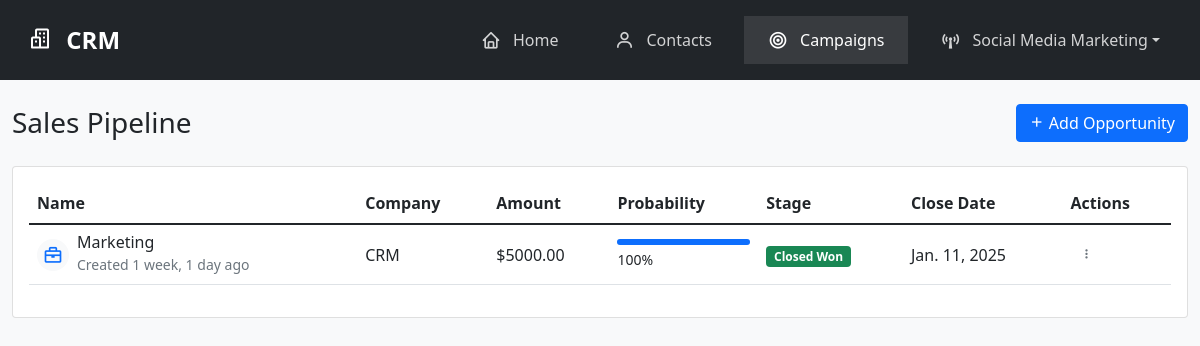
The app's page /campaigns/2/opportunities/ with its own data.
### core/models.py (models this page shows, shortened)
class Opportunity(models.Model):
    STAGES = [
        ('prospecting', 'Prospecting'),
        ('qualification', 'Qualification'),
        ('needs-analysis', 'Needs Analysis'),
        ('proposal', 'Proposal'),
        ('negotiation', 'Negotiation'),
        ('closed-won', 'Closed Won'),
        ('closed-lost', 'Closed Lost'),
    ]
    campaign = models.ForeignKey(Campaign, on_delete=models.CASCADE, related_name='opportunities')
    name = models.CharField(max_length=200)
    company = models.CharField(max_length=200)
    amount = models.DecimalField(max_digits=10, decimal_places=2)
    probability = models.IntegerField(validators=[MinValueValidator(0), MaxValueValidator(100)])
    stage = models.CharField(max_length=50, choices=STAGES)
    close_date = models.DateField()
    description = models.TextField(blank=True, default='')
    created_at = models.DateTimeField(auto_now_add=True)
    updated_at = models.DateTimeField(auto_now=True)
    class Meta:
        ordering = ['-created_at']
        verbose_name_plural = 'Opportunities'

### core/views.py (the view)
# urls.py: path('campaigns/<int:campaign_id>/opportunities/', views.OpportunityListView.as_view(), name='opportunity_list'),
class OpportunityListView(ListView):
    model = Opportunity
    template_name = 'core/opportunity_list.html'
    context_object_name = 'opportunities'
    def get_queryset(self):
        campaign_id = self.kwargs.get('campaign_id')
        return Opportunity.objects.filter(campaign_id=campaign_id)
    def get_context_data(self, **kwargs):
        context = super().get_context_data(**kwargs)
        context['campaign'] = get_object_or_404(Campaign, pk=self.kwargs.get('campaign_id'))
        context['form'] = OpportunityForm()
        return context

### core/templates/core/opportunity_list.html (shortened to what this page needs)
{% extends 'core/base.html' %}
{% load static %}
{% block content %}
<div class="container-fluid py-4">
    <div class="d-flex justify-content-between align-items-center mb-4">
        <h1 class="h3 mb-0">Sales Pipeline</h1>
        <button type="button" class="btn btn-primary" data-bs-toggle="modal" data-bs-target="#addOpportunityModal">
            <i class="bx bx-plus"></i> Add Opportunity
        </button>
    </div>
    <div class="card">
        <div class="card-body">
            <div class="table-responsive">
                <table class="table table-hover align-middle">
                    <thead>
                        <tr>
                            <th>Name</th>
                            <th>Company</th>
                            <th>Amount</th>
                            <th>Probability</th>
                            <th>Stage</th>
                            <th>Close Date</th>
                            <th>Actions</th>
                        </tr>
                    </thead>
                    <tbody>
                        {% for opportunity in opportunities %}
                        <tr>
                            <td>
                                <div class="d-flex align-items-center">
                                    <div class="avatar-sm bg-light rounded-circle me-2">
                                        <i class="bx bx-briefcase text-primary"></i>
                                    </div>
                                    <div>
                                        <h6 class="mb-0">{{ opportunity.name }}</h6>
                                        <small class="text-muted">Created {{ opportunity.created_at|timesince }} ago</small>
                                    </div>
                                </div>
                            </td>
                            <td>{{ opportunity.company }}</td>
                            <td>${{ opportunity.amount }}</td>
                            <td>
                                <div class="progress" style="height: 6px;">
                                    <div class="progress-bar" role="progressbar" style="width: {{ opportunity.probability }}%;"
                                        aria-valuenow="{{ opportunity.probability }}" aria-valuemin="0" aria-valuemax="100">
                                    </div>
                                </div>
                                <small class="mt-1 d-block">{{ opportunity.probability }}%</small>
                            </td>
                            <td>
                                {% if opportunity.stage == 'closed-won' %}
                                <span class="badge bg-success">Closed Won</span>
                                {% elif opportunity.stage == 'closed-lost' %}
                                <span class="badge bg-danger">Closed Lost</span>
                                {% else %}
                                <span class="badge bg-primary">{{ opportunity.stage|title }}</span>
                                {% endif %}
                            </td>
                            <td>{{ opportunity.close_date }}</td>
                            <td>
                                <div class="dropdown">
                                    <button class="btn btn-sm btn-icon" type="button" data-bs-toggle="dropdown">
                                        <i class="bx bx-dots-vertical-rounded"></i>
                                    </button>
                                </div>
                            </td>
                        </tr>
                        {% endfor %}
                    </tbody>
                </table>
            </div>
        </div>
    </div>
</div>
{% endblock %}

### core/templates/core/base.html (style rules this page uses)
body { background-color: #f8f9fa; }

### core/templates/core/opportunity_list.html (style rules this page uses)
.avatar-sm { width: 32px; height: 32px; display: flex; align-items: center; justify-content: center; }
.avatar-sm i { font-size: 1.25rem; }
.progress { background-color: #e9ecef; border-radius: 0.25rem; }
.btn-icon { padding: 0.25rem 0.5rem; color: #6c757d; }

### records on screen
Opportunity: name "Marketing", created_at "1 week, 1 day", company "CRM", amount "5000.00", probability "100", stage "Closed Won", close_date "Jan. 11, 2025"
